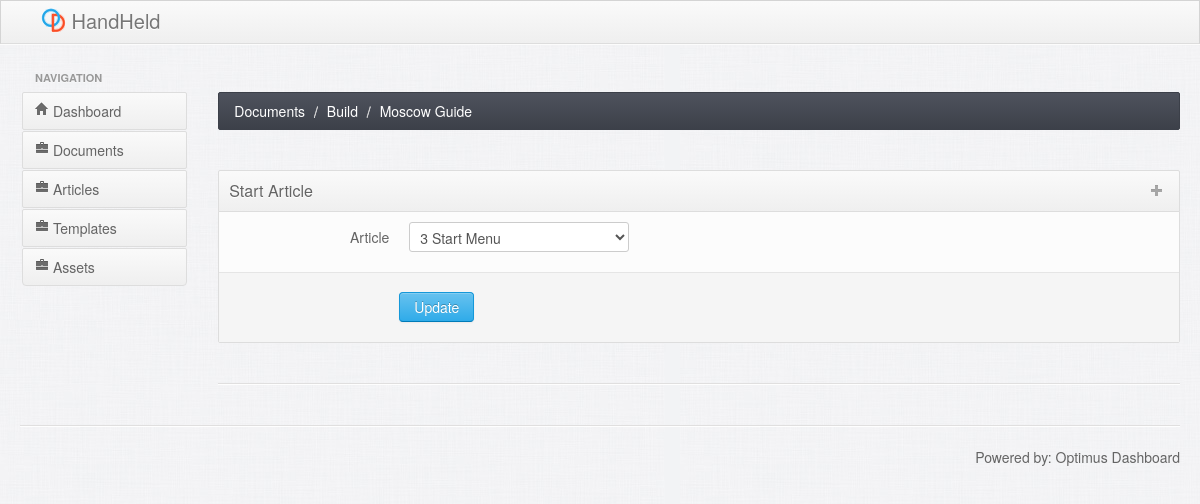
The page /documents/build/1 on the database as committed earlier.
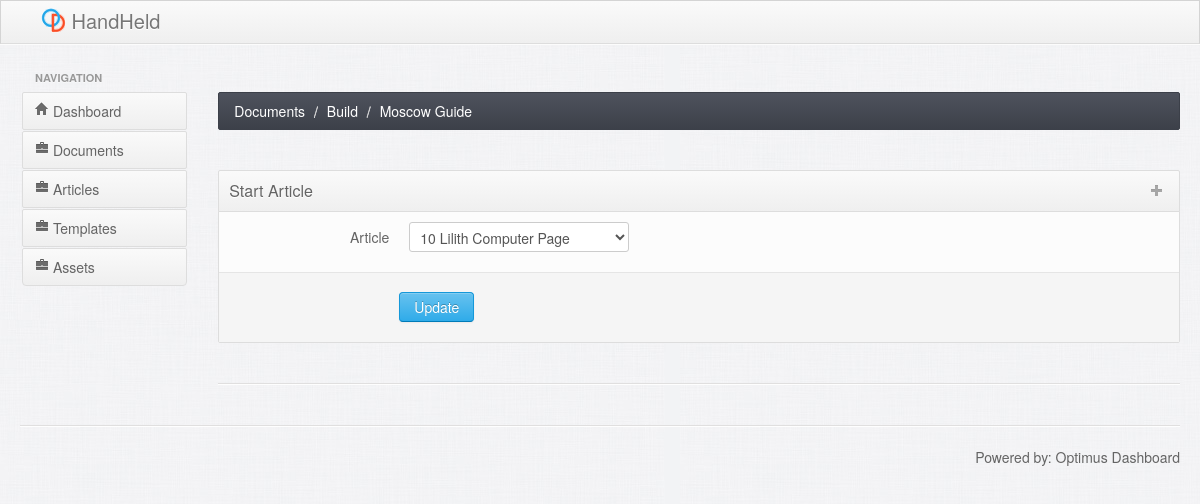
The same page on the database as committed later.
### tables this page shows
CREATE TABLE document ("id" INTEGER PRIMARY KEY AUTOINCREMENT DEFAULT NULL,"name" Varchar(128) NOT NULL,"last_publication_date" Date DEFAULT NULL,"status" Varchar(32) NOT NULL,"version" Varchar(64) DEFAULT NULL,"template_id" integer,"start_article" integer,deployed_version integer DEFAULT NULL);

### application/views/documents/index.php (called while the page is built)
<?php $this->load->view('documents/partials/'.strtolower($action)) ; ?>

### application/controllers/documents.php (called while the page is built, shortened)
<?php
  class Documents extends CI_Controller
  {
    public function __construct()
    {
      $this->load->model('Document_model');
      $this->load->model('Article_model');
      $this->load->model('Template_model');
      $this->load->model('Assets_model');
    }
    public function build($id = null)
    {
      $data['action'] = 'Build';
      $data['documents'] = $this->Document_model->get_document_by_id($id);
      $data['articles'] = $this->Article_model->get_all_articles();
      $data['templates'] = $this->Template_model->get_all_templates();
      $this->load->view('partials/header', $data);
      $this->load->view('partials/leftmenu', $data);
      $this->load->view('documents/index.php', $data);
      $this->load->view('partials/footer', $data);
    }
  }

### index.php (called while the page is built, shortened)
<?php
require_once BASEPATH.'core/CodeIgniter.php';

### application/models/document_model.php (called while the page is built, shortened)
<?php
  class Document_model extends CI_Model
  {
    public function get_document_by_id($id = null)
    {
      $this->db->select('*');
      $this->db->from('document');
      $this->db->where('document.id', $id);
      $query = $this->db->get();
      return $query->result();
    }
  }

### application/models/article_model.php (called while the page is built, shortened)
<?php
  class Article_model extends CI_Model
  {
    public function get_all_articles()
    {
      $this->db->select('a.id, a.name, a.data, t.name template_name, t.id template_id, t.isComposite');
      $this->db->from('article a');
      $this->db->join('template t', 't.id = a.template_id');
      $query = $this->db->get();
      $data = $query->result();
      return $data;
    }
  }

### application/views/documents/partials/build.php (the view, shortened to what this page needs)
<?php if (sizeof($documents) > 0) : ?>
<?php foreach ($documents as $document) : ?>
			<div id="content" class="span10">
        <div>
            <ul class="breadcrumb">
                <li>
                    <a href="<?php echo base_url() ?>documents/">Documents</a> <span class="divider">/</span>
                </li>
                <li>
                    <a href="#"><?php echo $action ?></a> <span class="divider">/</span>
                </li>
                <li>
                    <a href="#"><?php echo $document->name ?></a>
                </li>
            </ul>
        </div>
        <div class="row-fluid">
            <div class="box span12">
                <div class="box-header" data-original-title>
                    <h2>Start Article</h2>
                    <div class="box-icon">
                        <a href="#" class="btn-add"><i class="icon-plus"></i></a>
                    </div>
                </div>
                <div class="box-content">
                  <?php echo form_open('documents/modify', array('class' => 'form-horizontal', 'id' => 'myform')); ?>
                    <fieldset>
                        <div class="control-group">
                            <label class="control-label" for="selectError">Article</label>
                            <div class="controls">
                                <select id="selectError" name="startArticleID">
                                  <?php foreach ($articles as $article) : ?>
                                  <?php if ($article->id == $document->start_article) : ?>
                                        <option value="<?php echo $article->id ?>"
                                                selected><?php echo $article->id . ' ' . $article->name ?></option>
                                    <?php else : ?>
                                        <option value="<?php echo $article->id ?>"><?php echo $article->id . ' ' . $article->name ?></option>
                                    <?php endif ?>
                                  <?php endforeach?>
                                </select>
                            </div>
                        </div>
                        <div class="form-actions">
                            <button type="submit" class="btn btn-primary">Update</button>
                        </div>
                    </fieldset>
                    </form>
                </div>
            </div>
        </div>
        <hr>
    <?php endforeach ?>
  <?php endif ?>

Rows that differ between the two databases and show on the page:
changed document "Moscow Guide": startArticleID "3 Start Menu" → "10 Lilith Computer Page"
